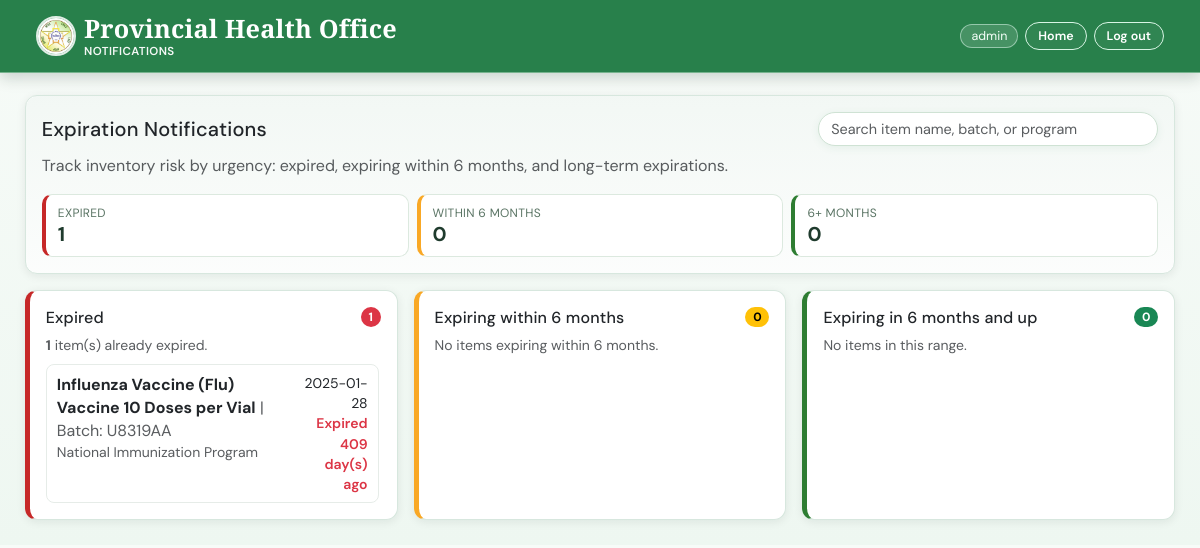
Screenshot of /notifications.php (signed in) with the database file from the repository.
### tables this page shows
CREATE TABLE `product_batches` (
  `id` int NOT NULL AUTO_INCREMENT,
  `product_id` int NOT NULL,
  `batch_number` varchar(100) NOT NULL,
  `stock_quantity` int DEFAULT '0',
  `expiry_date` date DEFAULT NULL,
  `created_at` timestamp NULL DEFAULT CURRENT_TIMESTAMP,
  `updated_at` timestamp NULL DEFAULT CURRENT_TIMESTAMP ON UPDATE CURRENT_TIMESTAMP,
  PRIMARY KEY (`id`),
  UNIQUE KEY `unique_batch` (`product_id`,`batch_number`),
  CONSTRAINT `fk_product` FOREIGN KEY (`product_id`) REFERENCES `products` (`id`) ON DELETE CASCADE
);

CREATE TABLE `products` (
  `id` int NOT NULL AUTO_INCREMENT,
  `product_description` text NOT NULL,
  `uom` varchar(50) NOT NULL,
  `cost_per_unit` decimal(12,2) DEFAULT '0.00',
  `program` varchar(255) DEFAULT NULL,
  `po_no` varchar(100) DEFAULT NULL,
  `place_of_delivery` varchar(255) DEFAULT NULL,
  `supplier` varchar(255) DEFAULT NULL,
  `date_of_delivery` date DEFAULT NULL,
  `delivery_term` varchar(100) DEFAULT NULL,
  `payment_term` varchar(100) DEFAULT NULL,
  `created_at` timestamp NULL DEFAULT CURRENT_TIMESTAMP,
  `updated_at` timestamp NULL DEFAULT CURRENT_TIMESTAMP ON UPDATE CURRENT_TIMESTAMP,
  PRIMARY KEY (`id`)
);

### notifications.php (the view, shortened to what this page needs)
<?php
$username = $_SESSION['username'] ?? $_SESSION['full_name'] ?? 'User';
$expiredAlerts = [];
$expiringWithinSixMonthsAlerts = [];
$expiringSixMonthsUpAlerts = [];
$expiredCount = 0;
$expiringWithinSixMonthsCount = 0;
$expiringSixMonthsUpCount = 0;
$error = '';
try {
    $pdo = getConnection();
    $pdo->exec(
        'CREATE TABLE IF NOT EXISTS products (
            id INT NOT NULL AUTO_INCREMENT,
            product_description TEXT,
            uom VARCHAR(50) DEFAULT NULL,
            cost_per_unit DECIMAL(12,2) DEFAULT 0.00,
            expiry_date DATE DEFAULT NULL,
            program VARCHAR(255) DEFAULT NULL,
            PRIMARY KEY (id)
        ) ENGINE=InnoDB DEFAULT CHARSET=utf8mb4 COLLATE=utf8mb4_0900_ai_ci'
    );
    $pdo->exec(
        'CREATE TABLE IF NOT EXISTS product_batches (
            id INT NOT NULL AUTO_INCREMENT,
            product_id INT NOT NULL,
            batch_number VARCHAR(100) NOT NULL,
            stock_quantity INT DEFAULT 0,
            expiry_date DATE DEFAULT NULL,
            created_at TIMESTAMP NULL DEFAULT CURRENT_TIMESTAMP,
            updated_at TIMESTAMP NULL DEFAULT CURRENT_TIMESTAMP ON UPDATE CURRENT_TIMESTAMP,
            PRIMARY KEY (id)
        ) ENGINE=InnoDB DEFAULT CHARSET=utf8mb4 COLLATE=utf8mb4_0900_ai_ci'
    );
    $hasProductsExpiryDate = false;
    $hasProductBatchesTable = false;
    $batchTableStmt = $pdo->query("SHOW TABLES LIKE 'product_batches'");
    if ($batchTableStmt && $batchTableStmt->fetch()) {
        $hasProductBatchesTable = true;
    }
    $today = strtotime(date('Y-m-d'));
    $sixMonthsDays = 183;
    $expiryRows = [];
    if ($hasProductBatchesTable) {
        $expiryStmt = $pdo->query('
            SELECT
                p.product_description,
                p.program,
                b.batch_number,
                b.expiry_date,
                b.stock_quantity
            FROM product_batches b
            INNER JOIN products p ON p.id = b.product_id
            WHERE b.expiry_date IS NOT NULL
            ORDER BY b.expiry_date ASC
        ');
        $expiryRows = $expiryStmt->fetchAll();
    }
    foreach ($expiryRows as $row) {
        $expiryDate = (string) ($row['expiry_date'] ?? '');
        $expiryTs = strtotime($expiryDate);
        $daysToExpiry = (int) floor(($expiryTs - $today) / 86400);
        $alertItem = [
            'description' => (string) ($row['product_description'] ?? '-'),
            'program' => (string) ($row['program'] ?? ''),
            'batch_number' => (string) ($row['batch_number'] ?? ''),
            'expiry_date' => $expiryDate,
            'stock_quantity' => $row['stock_quantity'] !== null ? (int) $row['stock_quantity'] : null,
            'days_to_expiry' => $daysToExpiry,
        ];
        if ($daysToExpiry < 0) {
            $expiredAlerts[] = $alertItem;
        } elseif ($daysToExpiry <= $sixMonthsDays) {
            $expiringWithinSixMonthsAlerts[] = $alertItem;
        } else {
            $expiringSixMonthsUpAlerts[] = $alertItem;
        }
    }
    $expiredCount = count($expiredAlerts);
    $expiringWithinSixMonthsCount = count($expiringWithinSixMonthsAlerts);
    $expiringSixMonthsUpCount = count($expiringSixMonthsUpAlerts);
} catch (PDOException $e) {
    $error = 'Unable to load notifications right now. Please check your database setup.';
}
?>
<!DOCTYPE html>
<html lang="en">
<head>
    <link rel="stylesheet" href="style.css?v=20260305">
</head>
<body class="notifications-page">
    <header class="navbar navbar-expand-lg navbar-light bg-white app-header px-3 px-md-4">
        <div class="container-fluid">
            <span class="navbar-brand mb-0 h6 app-header-title d-flex align-items-center gap-2">
                <?php if (file_exists(__DIR__ . '/PHO.png')): ?>
                    <a href="home.php" class="app-header-logo-link" aria-label="Go to homepage">
                        <img src="PHO.png" alt="Palawan Health Office Logo" class="app-logo-circle app-logo-md">
                    </a>
                <?php endif; ?>
                <span class="d-inline-flex flex-column lh-sm">
                    <span>Provincial Health Office</span>
                    <small class="fw-normal">Notifications</small>
                </span>
            </span>
            <div class="app-header-actions">
                <span class="app-user-chip"><?= htmlspecialchars($username) ?></span>
                <a href="home.php" class="btn btn-outline-secondary btn-sm app-header-action-link">Home</a>
                <a href="logout.php" class="btn btn-outline-secondary btn-sm app-header-action-link">Log out</a>
            </div>
        </div>
    </header>
    <main class="py-4">
        <div class="container">
            <?php if ($error !== ''): ?>
                <div class="alert alert-danger"><?= htmlspecialchars($error) ?></div>
            <?php else: ?>
                <div class="card app-card mb-3 notifications-hero-card">
                    <div class="card-body">
                        <div class="d-flex flex-wrap justify-content-between align-items-center gap-2 mb-2">
                            <h1 class="h5 mb-0">Expiration Notifications</h1>
                            <div class="notif-search-wrap">
                                <input
                                    type="text"
                                    id="expirySearchInput"
                                    class="form-control form-control-sm notif-search-input"
                                    placeholder="Search item name, batch, or program"
                                    aria-label="Search expiration notifications"
                                >
                            </div>
                        </div>
                        <p class="text-muted mb-0">Track inventory risk by urgency: expired, expiring within 6 months, and long-term expirations.</p>
                        <div class="row g-2 mt-2">
                            <div class="col-md-4">
                                <div class="notif-summary-box notif-summary-danger">
                                    <div class="notif-summary-label">Expired</div>
                                    <div class="notif-summary-value"><?= number_format($expiredCount) ?></div>
                                </div>
                            </div>
                            <div class="col-md-4">
                                <div class="notif-summary-box notif-summary-warning">
                                    <div class="notif-summary-label">Within 6 Months</div>
                                    <div class="notif-summary-value"><?= number_format($expiringWithinSixMonthsCount) ?></div>
                                </div>
                            </div>
                            <div class="col-md-4">
                                <div class="notif-summary-box notif-summary-success">
                                    <div class="notif-summary-label">6+ Months</div>
                                    <div class="notif-summary-value"><?= number_format($expiringSixMonthsUpCount) ?></div>
                                </div>
                            </div>
                        </div>
                    </div>
                </div>
                <div class="row g-3">
                    <div class="col-lg-4">
                        <div class="card app-card dashboard-notif-major h-100">
                            <div class="card-body">
                                <div class="d-flex justify-content-between align-items-center mb-2">
                                    <h2 class="h6 mb-0">Expired</h2>
                                    <span class="badge rounded-pill text-bg-danger"><?= number_format($expiredCount) ?></span>
                                </div>
                                <?php if ($expiredCount === 0): ?>
                                    <div class="small text-muted mb-0">No expired items right now.</div>
                                <?php else: ?>
                                    <div class="small mb-2 text-muted">
                                        <strong><?= number_format($expiredCount) ?></strong> item(s) already expired.
                                    </div>
                                    <div class="dashboard-notif-list dashboard-notif-scroll">
                                        <?php foreach ($expiredAlerts as $alert): ?>
                                            <div class="dashboard-notif-item">
                                                <div>
                                                    <strong><?= htmlspecialchars($alert['description']) ?></strong>
                                                    <?php if ($alert['batch_number'] !== ''): ?>
                                                        <span class="text-muted">| Batch: <?= htmlspecialchars($alert['batch_number']) ?></span>
                                                    <?php endif; ?>
                                                    <?php if ($alert['program'] !== ''): ?>
                                                        <div class="small text-muted"><?= htmlspecialchars($alert['program']) ?></div>
                                                    <?php endif; ?>
                                                </div>
                                                <div class="small text-end">
                                                    <div><?= htmlspecialchars($alert['expiry_date']) ?></div>
                                                    <div class="text-danger fw-semibold">
                                                        Expired <?= abs($alert['days_to_expiry']) ?> day(s) ago
                                                    </div>
                                                </div>
                                            </div>
                                        <?php endforeach; ?>
                                    </div>
                                <?php endif; ?>
                            </div>
                        </div>
                    </div>
                    <div class="col-lg-4">
                        <div class="card app-card dashboard-notif-other h-100">
                            <div class="card-body">
                                <div class="d-flex justify-content-between align-items-center mb-2">
                                    <h2 class="h6 mb-0">Expiring within 6 months</h2>
                                    <span class="badge rounded-pill text-bg-warning"><?= number_format($expiringWithinSixMonthsCount) ?></span>
                                </div>
                                <?php if ($expiringWithinSixMonthsCount === 0): ?>
                                    <div class="small text-muted mb-0">No items expiring within 6 months.</div>
                                <?php endif; ?>
                            </div>
                        </div>
                    </div>
                    <div class="col-lg-4">
                        <div class="card app-card dashboard-notif-upcoming h-100">
                            <div class="card-body">
                                <div class="d-flex justify-content-between align-items-center mb-2">
                                    <h2 class="h6 mb-0">Expiring in 6 months and up</h2>
                                    <span class="badge rounded-pill text-bg-success"><?= number_format($expiringSixMonthsUpCount) ?></span>
                                </div>
                                <?php if ($expiringSixMonthsUpCount === 0): ?>
                                    <div class="small text-muted mb-0">No items in this range.</div>
                                <?php endif; ?>
                            </div>
                        </div>
                    </div>
                </div>
            <?php endif; ?>
        </div>
    </main>
</body>
</html>

### rows the page displays
product_batches: product.product_description "Influenza Vaccine (Flu) Vaccine 10 Doses per Vial", batch_number "U8319AA", product.program "National Immunization Program", expiry_date "2025-01-28", days_to_expiry "409"

### other values shown
$username "admin"
$expiredCount "1"
$expiringWithinSixMonthsCount "0"
$expiringSixMonthsUpCount "0"
